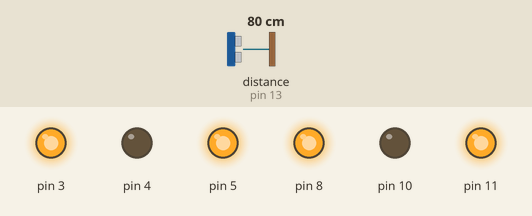
Bench run of a sketch on a simulated Arduino Uno, built with avr-gcc and run on an emulated ATmega328P. On the bench: output pins drawn as LEDs (lit = HIGH). The test bench sets the inputs (shaded band); at power-on: distance to the obstacle (sensor on pin 13) 80 cm. The echo pulse lasts 58.3 µs per cm; pins used as bus, display or sensor lines are not drawn.

Above: at 1.8 s.
1.9 s: distance to the obstacle (sensor on pin 13) set to 66 cm
3.4 s: distance to the obstacle (sensor on pin 13) set to 56 cm
At 4.6 s:
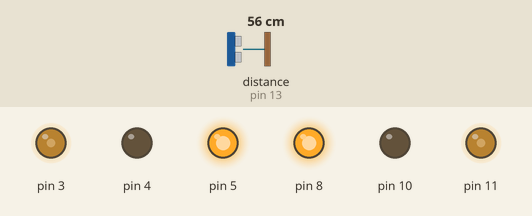
5.5 s: distance to the obstacle (sensor on pin 13) set to 34 cm
7.2 s: distance to the obstacle (sensor on pin 13) set to 28 cm
At 10.4 s:
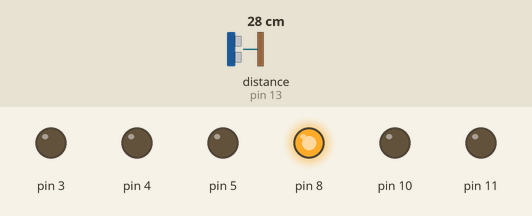
11.0 s: distance to the obstacle (sensor on pin 13) set to 120 cm
At 12.3 s:
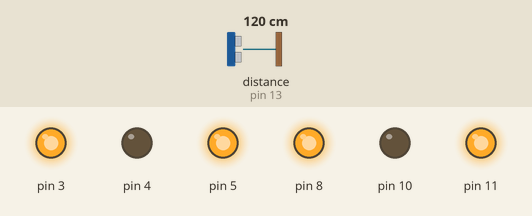
13.0 s: distance to the obstacle (sensor on pin 13) set to 2 cm
At 14.9 s:
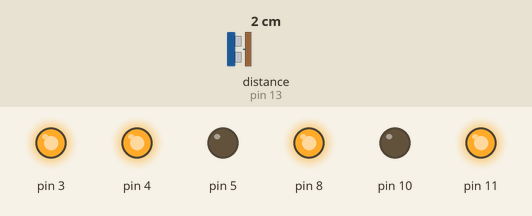
Timing chart, 0 to 16.6 s (numbered marks = the images above; inputs shaded):
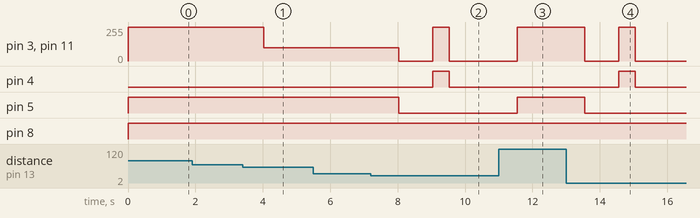

The sketch:

_7_2_obstaculo.ino
```cpp
float d;
float t;

void setup() {
  // put your setup code here, to run once:
  /*rueda izquierda:
      5 adelante
      4 atras
      3 PWM
   */
  pinMode(4,OUTPUT);
  pinMode(5,OUTPUT);
  pinMode(3,OUTPUT);
  /*rueda derecha:
      8 adelante
      10 atras
      11 PWM
  */
  pinMode(8,OUTPUT);
  pinMode(10,OUTPUT);
  pinMode(11,OUTPUT);

  /*
    12 trig
    13 echo
   */
  pinMode(12,OUTPUT);
  pinMode(13,INPUT);


}

void loop() {
  // put your main code here, to run repeatedly:
  digitalWrite(12,LOW);
  delayMicroseconds(5);
  digitalWrite(12,HIGH);
  delayMicroseconds(10);
  digitalWrite(12,LOW);

  t = pulseIn(13,HIGH);
  d = int(t*0.017);
  Serial.println(d);

  if (d>60 || d<1){
    digitalWrite(8,HIGH);
    digitalWrite(5,HIGH);
    analogWrite(3,255);
    analogWrite(11,255);
  }
  else if(d>30){
    digitalWrite(8,HIGH);
    digitalWrite(5,HIGH);
    analogWrite(3,100);
    analogWrite(11,100);
  }
  else if (d<30){
    analogWrite(3,0);
    analogWrite(11,0);
    digitalWrite(8,HIGH);
    digitalWrite(5,LOW);
    delay(1000);
    digitalWrite(8,HIGH);
    digitalWrite(4,HIGH);
    analogWrite(3,255);
    analogWrite(11,255);
    delay(500);
    digitalWrite(8,HIGH);
    digitalWrite(4,LOW);
    analogWrite(3,0);
    analogWrite(11,0);
    delay(1000);
  }


  delay(1000);


}
```

Measured:
- the behaviour switches between 62 and 61 cm on distance to the obstacle (sensor on pin 13) (found by bisection; images 0 and 1)
- the behaviour switches between 31 and 30 cm on distance to the obstacle (sensor on pin 13) (found by bisection; images 1 and 2)
- after the input at 1.9 s, every drawn part: stays the same
- after the input at 3.4 s, pin 3, pin 11: 255/255 → 100/255 after 0.63 s
- after the input at 5.5 s, every drawn part: stays the same
- after the input at 7.2 s, pin 3, pin 11: 100/255 → 0/255 after 0.84 s, → 255/255 1.0 s later, → 0/255 0.50 s later; pin 4: LOW → HIGH after 1.8 s, → LOW 0.50 s later; pin 5: HIGH → LOW after 0.84 s
- after the input at 11.0 s, pin 3, pin 11: 0/255 → 255/255 after 0.55 s instead of 1.5 s; pin 4: stays LOW (without the input it goes to HIGH after 1.5 s); pin 5: LOW → HIGH after 0.55 s
- after the input at 13.0 s, pin 3, pin 11: 255/255 → 0/255 after 0.55 s, → 255/255 1.0 s later, → 0/255 0.50 s later; pin 4: LOW → HIGH after 1.6 s, → LOW 0.50 s later; pin 5: HIGH → LOW after 0.55 s
